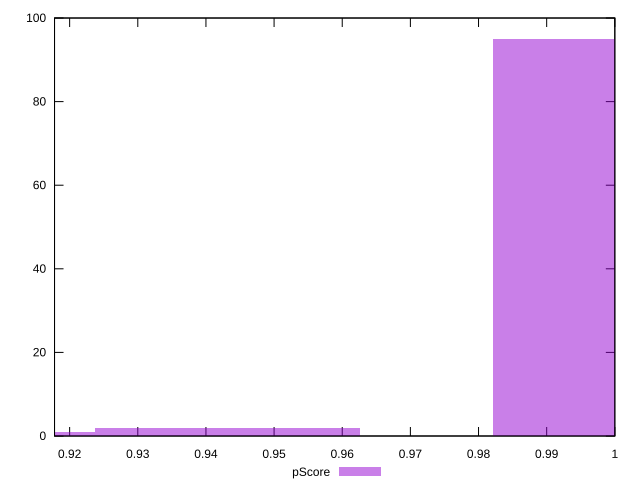

Generate this figure with gnuplot:
reset

$pScore <<EOF
0.9918263776393141 95
0.9334836495428839 2
0.9529312255750273 2
0.9140360735107405 1
EOF

set key outside below
set boxwidth 0.019447576032143414
set xrange [0.9177825117018392:0.9999999011422622]
set yrange [0:100]
set trange [0:100]
set style fill transparent solid 0.5 noborder
set terminal svg size 640, 490 enhanced background rgb 'white'
set output "reports/report_00027_2021-02-24T12-40-31.850Z/cumulative-layout-shift/samples/music/pScore/histogram.svg"

plot $pScore title "pScore" with boxes

reset
